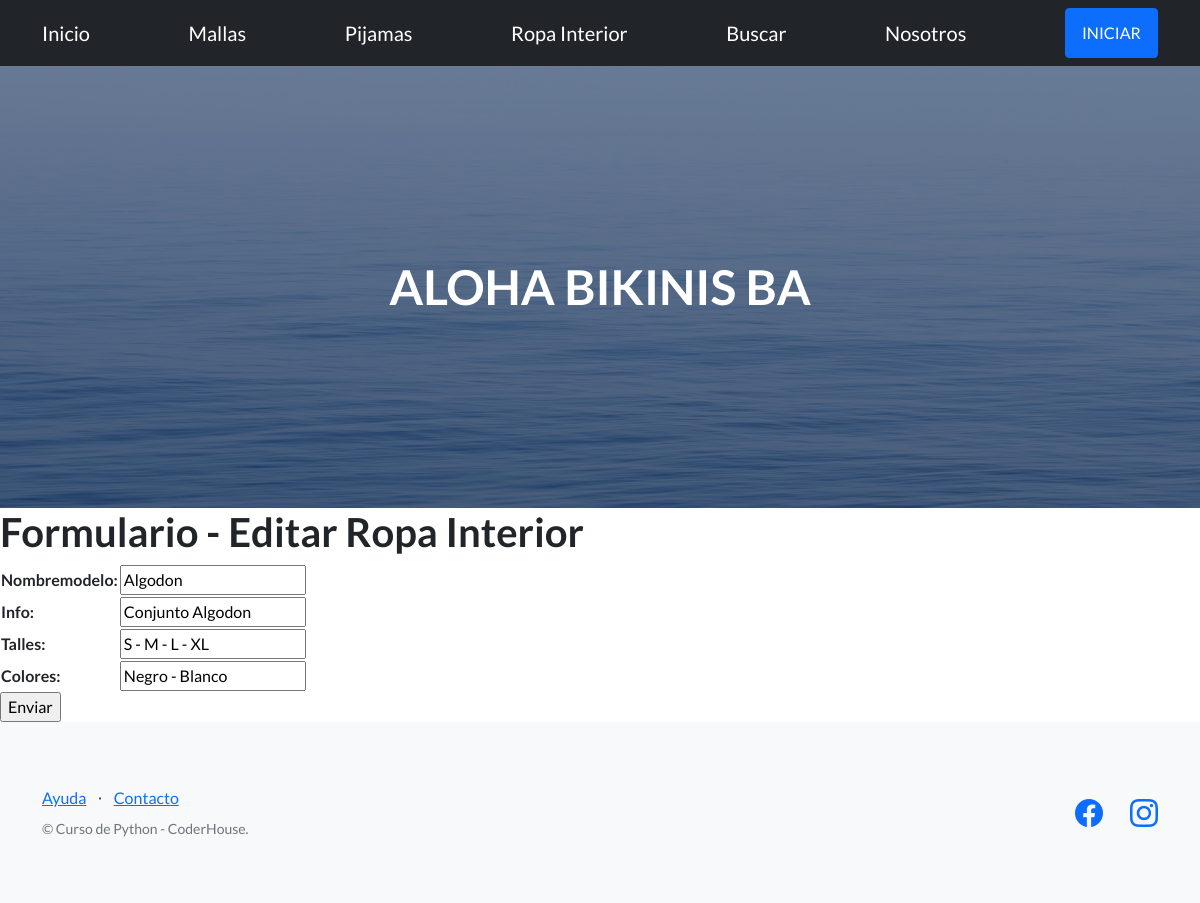
The page /editarRopainterior/Algodon/ on the database its author committed.
### TercerEntrega/models.py (models this page shows, shortened)
class RopaInterior(models.Model):
    nombreModelo= models.CharField(max_length=30)
    info= models.CharField(max_length=30)
    talles= models.CharField(max_length=30)
    colores = models.CharField(max_length=30)

### TercerEntrega/views.py (the view)
# urls.py: path('editarRopainterior/<rop_nombreModelo>/', views.editarRopainterior, name="EditarRopaInterior"),
def editarRopainterior(request, rop_nombreModelo):
    rop = RopaInterior.objects.get(nombreModelo=rop_nombreModelo)
    if request.method == 'POST':
        miFormulario = RopaInteriorFormulario(request.POST)
        print(miFormulario)
        if miFormulario.is_valid:  # Si pasó la validación de Django
            informacion = miFormulario.cleaned_data
            rop.nombreModelo = informacion['nombreModelo']
            rop.info = informacion['info']
            rop.talles = informacion['talles']
            rop.colores = informacion['colores']
            rop.save()
            rop = RopaInterior.objects.all() #trae toda la ropa interior
            contexto = {"rop":rop}
            return render(request, "TercerEntrega/ropainterior.html",contexto)
    else:
        miFormulario = RopaInteriorFormulario(initial={'nombreModelo': rop.nombreModelo, 'info': rop.info,
                                                   'talles': rop.talles, 'colores': rop.colores})
    return render(request, "TercerEntrega/editarRopainterior.html", {"miFormulario": miFormulario, "rop_nombreModelo": rop_nombreModelo})

### TercerEntrega/forms.py
class RopaInteriorFormulario(forms.Form):
    nombreModelo = forms.CharField(max_length=40)
    info = forms.CharField(max_length=40)
    talles = forms.CharField(max_length=40)
    colores = forms.CharField(max_length=40)

### TercerEntrega/templates/TercerEntrega/editarRopainterior.html (shortened to what this page needs)
{% extends "TercerEntrega/padre.html" %}
{% load static %}
{% block contenidoQueCambia %}
    <h1>Formulario - Editar Ropa Interior</h1>
    <form action="" method="POST">{% csrf_token %}
        <table>
            {{ miFormulario.as_table }}
        </table>
        <input type="submit", value="Enviar">
    </form>
{% endblock %}

### rows shown on the page
RopaInterior: nombreModelo "Algodon", info "Conjunto Algodon", talles "S - M - L - XL", colores "Negro - Blanco"
